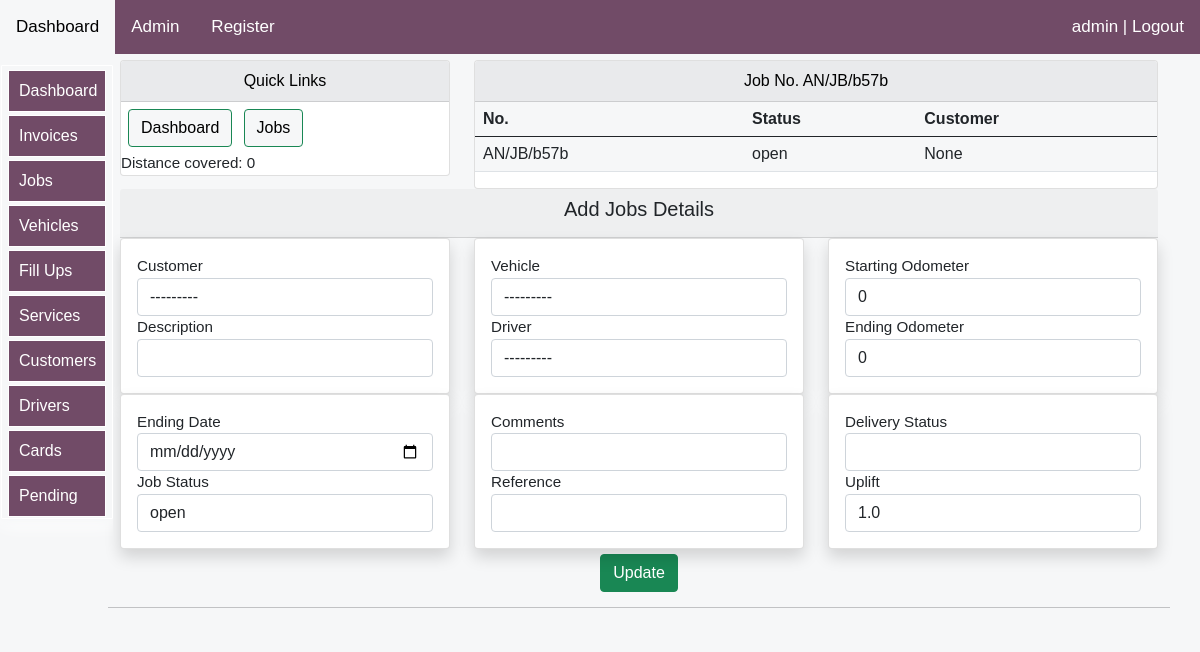
The app's page /logistics/add-job-details/2 (signed in) with its own data.
### logistics/models.py (models this page shows)
class AlwenJobsModel(models.Model):
    job_status=[
        ("open","open"),
        ("completed","completed"),
    ]
    job_number=models.CharField(max_length=20,blank=True,null=True)
    customer= models.ForeignKey(CustomersModel, blank=True, null=True, on_delete=models.SET_NULL,related_name='jobcustrelname')
    description=models.CharField(max_length=30,blank=True,null=True)
    vehicle=models.ForeignKey(AlwenVehiclesModel,on_delete=models.SET_NULL,blank=True,null=True)
    driver=models.ForeignKey(AlwenDriversModel,blank=True,null=True,on_delete=models.SET_NULL)
    opened_date=models.DateField(blank=True,null=True,auto_now_add=True)
    ending_date=models.DateField(blank=True,null=True,auto_now_add=False)
    starting_odometer=models.IntegerField(blank=True,null=True,default=0)
    ending_odometer=models.IntegerField(blank=True,null=True,default=0)
    status= models.CharField(max_length=20, blank=True, null=True,choices=job_status,default="open")
    refernce=models.CharField(max_length=20,blank=True,null=True)
    delivery=models.CharField(max_length=20,blank=True,null=True)
    comments=models.CharField(max_length=20,blank=True,null=True)
    uplift= models.FloatField(null=True, blank=True, default=1)
    def __str__(self):
        return str(self.job_number)

### logistics/views.py (the view)
# urls.py: path('add-job-details/<int:pk>', views.add_job_details, name="add_job_details"),
@login_required(login_url='login:loginpage')
def add_job_details(request,pk):
    title="Add Job Details"
    jobs=AlwenJobsModel.objects.filter(id=pk)
    distance_covered=ending_mileage=starting_mileage=0
    try:
        my_job_id=AlwenJobsModel.objects.get(id=pk)
        starting_mileage=my_job_id.starting_odometer
        ending_mileage=my_job_id.ending_odometer
    except:
        return redirect("logistics:alwen_jobs_list")
    distance_covered=int(ending_mileage)-int(starting_mileage)
    job_Items = AlwenJobItemsModel.objects.filter(jobitemconnector=my_job_id)#this line helps to
    inv_id= get_object_or_404(AlwenJobsModel, id=pk)#this helps to fill that select field and invoice fields and content
    form=AddAlwenJobDetailsForm(instance=my_job_id)
    if request.method == 'POST':
        form=AddAlwenJobDetailsForm(request.POST,request.FILES,instance=my_job_id)
        if form.is_valid():
            form.save()
            return redirect('logistics:add_job_items',pk=pk)#just redirection page
            return redirect('logistics:add_job_details',pk=pk)#just redirection page
    context={
        "form":form,
        "job_Items":job_Items,
        "jobs":jobs,
        "my_job_id":my_job_id,
        "distance_covered":distance_covered,
        "title":title,
    }
    return render(request, 'jobs/addjobdetails.html', context)#th

### logistics/forms.py
class AddAlwenJobDetailsForm(forms.ModelForm):
    class Meta:
        model = AlwenJobsModel
        fields = ['customer','description', 'vehicle','driver','ending_date','starting_odometer',
        'ending_odometer','status','comments','uplift','refernce','delivery']
        widgets={
            'description':forms.TextInput(attrs={'class':'form-control'}),
            'delivery':forms.TextInput(attrs={'class':'form-control'}),
            'starting_odometer':forms.TextInput(attrs={'class':'form-control'}),
            'ending_odometer':forms.TextInput(attrs={'class':'form-control'}),
            'comments':forms.TextInput(attrs={'class':'form-control'}),
            'uplift':forms.TextInput(attrs={'class':'form-control'}),
            'refernce':forms.TextInput(attrs={'class':'form-control'}),
            'customer':forms.Select(attrs={'class':'form-control'}),
            'vehicle':forms.Select(attrs={'class':'form-control'}),
            'driver':forms.Select(attrs={'class':'form-control'}),
            'status':forms.Select(attrs={'class':'form-control'}),
            'ending_date' : DatePickerInput(attrs={'class':'form-control'}),
        }

### logistics/models.py (called while the page is built)
    def __str__(self):
        return '{}'.format(self.name)

    def __str__(self):
        return '{}'.format(self.name)

    def __str__(self):
    	return str(self.vehicle_name)# this will show up in the admin area

### logistics/templates/jobs/addjobdetails.html (shortened to what this page needs)
{% extends 'bases/base.html'%}
{% load static %}
{% load crispy_forms_tags %}
{% block style %}
<link href="{% static 'css/bootstrap.min.css' %}" rel="stylesheet">
<link rel="stylesheet" href="https://use.fontawesome.com/releases/v5.15.2/css/all.css"
>
<link href="{% static 'js/jquery-ui-1.12.1/jquery-ui.min.css' %}" rel="stylesheet">
<link href="{% static 'js/jquery-ui-1.12.1/jquery-ui.structure.min.css' %}" rel="stylesheet">
<link href="{% static 'js/jquery-ui-1.12.1/jquery-ui.theme.min.css' %}" rel="stylesheet">
   {%endblock%}
   {% block body %}
<div class="container">
    <div class="row mt-12" >
        <div class="col-md-4">
            <div class="card">
                <div id="allif-section-headers" class="card-header ">
                   Quick Links
                </div>
                <div >
            <a  href="{% url 'logistics:logistics-dashboard' %}">
            <button id="allif-link-buttons" type="button" class="btn btn-success mybuttonlinks" >
            Dashboard</button></a>
            <a  href="{% url 'logistics:alwen_jobs_list' %}" >
            <button id="allif-link-buttons" type="button" class="btn btn-success mybuttonlinks" >
            Jobs</button></a>
            </div>
            Distance covered: {{distance_covered}}
            </div>
        </div>
    <div class="col-md-8">
        <div class="card">
            <div id="allif-section-headers" class="card-header">
                Job No. {{my_job_id}}
            </div>
            <div class="col-md-12">
            <table class="table">
            <thead>
            <tr>
            <th>No.</th>
            <th>Status</th>
            <th>Customer</th>
            </tr>
        </thead>
        <tbody>
        <tr>
        <td>
        {{my_job_id}}
        </td>
       <td>
        {{my_job_id.status}}
       </td>
       <td>
        {{my_job_id.customer}}
       </td>
        </tr>
        </tbody>
        </table>
        </div></div></div>
    <form method='POST' action=''>{% csrf_token %}
      <div class="col-md-12">
          <div class="card-header text-center" >
              <h5>Add Jobs Details</h5>
          </div>
          <div class="row">
              <div class="col-md-4">
                  <div class="card my-card shadow text-left p-3">
                  <label>Customer</label> {{form.customer}}
                  <label>Description</label>{{form.description}}
                  </div>
              </div>
              <div class="col-md-4">
                  <div class="card my-card shadow text-left p-3">
                  <label>Vehicle</label> {{form.vehicle}}
                  <label>Driver</label> {{form.driver}}
                  </div>
              </div>
              <div class="col-md-4">
                  <div class="card my-card shadow text-left p-3">
                  <label>Starting Odometer</label> {{form.starting_odometer}}
                  <label>Ending Odometer</label> {{form.ending_odometer}}
                  </div>
              </div>
          </div>
      </div>
      <div class="col-md-12">
          <div class="row">
              <div class="col-md-4">
                  <div class="card my-card shadow text-left p-3">
                  <label>Ending Date</label> {{form.ending_date}}
                  <label>Job Status</label> {{form.status}}
                  </div>
              </div>
              <div class="col-md-4">
                  <div class="card my-card shadow text-left p-3">
                    <label>Comments</label>{{form.comments}}
                    <label>Reference</label>{{form.refernce}}
                  </div>
              </div>
              <div class="col-md-4">
                <div class="card my-card shadow text-left p-3">
                  <label>Delivery Status</label>{{form.delivery}}
                  <label>Uplift</label>{{form.uplift}}
                </div>
            </div>
          </div>
      </div>
      <div style="float: center; text-align: center;">
      <button class="btn btn-success " type="submit" style="text-align: center; margin:auto; padding: auto; margin-top: 5px;">
      Update</button>
      </div>
      </form>
    <hr>
</div>
   {% endblock %}

### logistics/templates/bases/log-topnavbar.html (shortened to what this page needs)
    <div class="topnav" id="myTopnav">
      <a  href="{% url 'logistics:logistics-dashboard' %}">Dashboard </a>
      {% if request.user.is_superuser %}
      <a href="/admin">Admin</a>
      <a href="{% url 'login:registerpage' %}">Register</a>
      {% endif %}
    {% if user.is_authenticated %}
    <a href="{% url 'login:logout' %}" style="float: right;">{{user}} | Logout</a>
            {% else %}
            <a href="{% url 'login:loginpage' %}" style="float: right;">Login</a>
        {% endif %}
    </div>

### logistics/templates/jobs/addjobdetails.html (style rules this page uses)
body { font-size: 2rem; opacity: 1; position:sticky; overflow: auto; text-align: left; max-width: 100%; background-color: #F6F7F8; margin: auto; padding: auto; }
.container { background-color: #F6F7F8; }
table { background-color: #F6F7F8; }
.mybuttonlinks { margin-top: 7px; margin-left: 7px; margin-bottom: 5px; }
#allif-section-headers { background-color: #e9eaec; color: black; font-size: 16px; text-align: center; }
#allif-link-buttons { background-color: #F6F7F8; color: black; }
@media screen and (min-width:1000px) and (max-width:2000px) { .container { margin-top: 10px; display: block; font-size: 0.95rem; margin-left:auto ; margin-right: auto; margin: auto; padding-left: 90px; } }

### logistics/templates/bases/log-topnavbar.html (style rules this page uses)
body { margin: 0; font-family: Arial, Helvetica, sans-serif; }
.topnav { background-color: #714b67;; position: fixed; width: 100%; z-index:10; overflow:auto; margin-right: 0; right: 0; color: white; }
.topnav a { float: left; display: block; color: white; text-align: center; padding: 14px 16px; text-decoration: none; font-size: 17px; }

### logistics/templates/bases/log-sidenavbar.html (style rules this page uses)
:root { --sidebar_font_size:1.0rem; }

### records on screen
AlwenJobsModel: job_number "AN/JB/b57b", status "open", customer "None", customer "---------", vehicle "---------", driver "---------", starting_odometer "0", ending_odometer "0", uplift "1.0"

### other values on screen
{{ user }} "admin"
{{ distance_covered }} "0"
